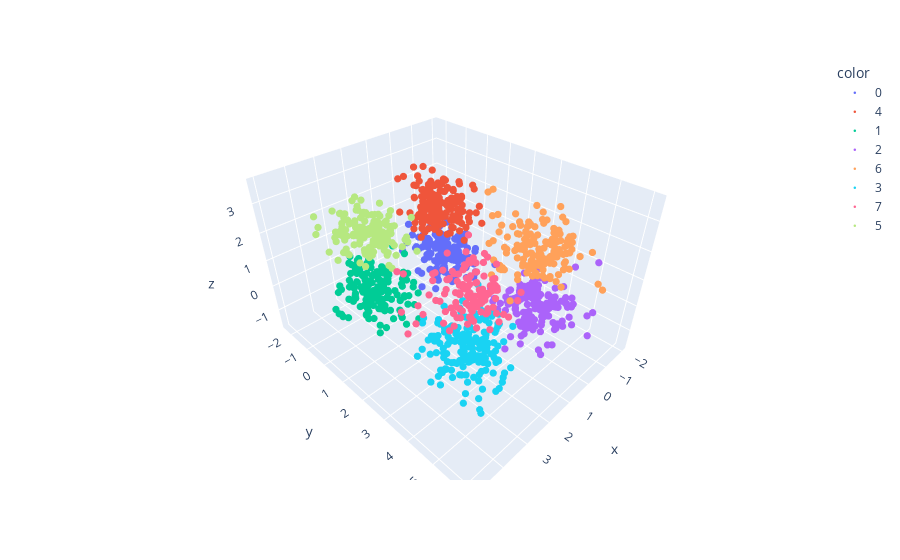

Here is the notebook cell this chart was saved with:
### Code cell
fig = px.scatter_3d(cube, x='x', y='y', z='z',
              color=np.array(new_labels_division_2).astype('str'))
fig.update_traces(mode='markers', marker_size=2.5)
fig.show()

### Figure 1 — Plotly figure (JSON) as saved in the notebook; plotly's stock layout.template omitted (floating-point values rounded to 4 significant figures; data arrays with more than 128 entries replaced by an {"elided": "..."} marker saying what was removed)
{"data": [{"hovertemplate": "color=0<br>x=%{x}<br>y=%{y}<br>z=%{z}<extra></extra>", "legendgroup": "0", "marker": {"color": "#636efa", "size": 2.5, "symbol": "circle"}, "mode": "markers", "name": "0", "scene": "scene", "showlegend": true, "type": "scatter3d", "x": {"elided": "142 float values"}, "y": {"elided": "142 float values"}, "z": {"elided": "142 float values"}}, {"hovertemplate": "color=4<br>x=%{x}<br>y=%{y}<br>z=%{z}<extra></extra>", "legendgroup": "4", "marker": {"color": "#EF553B", "size": 2.5, "symbol": "circle"}, "mode": "markers", "name": "4", "scene": "scene", "showlegend": true, "type": "scatter3d", "x": {"elided": "158 float values"}, "y": {"elided": "158 float values"}, "z": {"elided": "158 float values"}}, {"hovertemplate": "color=1<br>x=%{x}<br>y=%{y}<br>z=%{z}<extra></extra>", "legendgroup": "1", "marker": {"color": "#00cc96", "size": 2.5, "symbol": "circle"}, "mode": "markers", "name": "1", "scene": "scene", "showlegend": true, "type": "scatter3d", "x": {"elided": "159 float values"}, "y": {"elided": "159 float values"}, "z": {"elided": "159 float values"}}, {"hovertemplate": "color=2<br>x=%{x}<br>y=%{y}<br>z=%{z}<extra></extra>", "legendgroup": "2", "marker": {"color": "#ab63fa", "size": 2.5, "symbol": "circle"}, "mode": "markers", "name": "2", "scene": "scene", "showlegend": true, "type": "scatter3d", "x": {"elided": "155 float values"}, "y": {"elided": "155 float values"}, "z": {"elided": "155 float values"}}, {"hovertemplate": "color=6<br>x=%{x}<br>y=%{y}<br>z=%{z}<extra></extra>", "legendgroup": "6", "marker": {"color": "#FFA15A", "size": 2.5, "symbol": "circle"}, "mode": "markers", "name": "6", "scene": "scene", "showlegend": true, "type": "scatter3d", "x": {"elided": "150 float values"}, "y": {"elided": "150 float values"}, "z": {"elided": "150 float values"}}, {"hovertemplate": "color=3<br>x=%{x}<br>y=%{y}<br>z=%{z}<extra></extra>", "legendgroup": "3", "marker": {"color": "#19d3f3", "size": 2.5, "symbol": "circle"}, "mode": "markers", "name": "3", "scene": "scene", "showlegend": true, "type": "scatter3d", "x": {"elided": "171 float values"}, "y": {"elided": "171 float values"}, "z": {"elided": "171 float values"}}, {"hovertemplate": "color=7<br>x=%{x}<br>y=%{y}<br>z=%{z}<extra></extra>", "legendgroup": "7", "marker": {"color": "#FF6692", "size": 2.5, "symbol": "circle"}, "mode": "markers", "name": "7", "scene": "scene", "showlegend": true, "type": "scatter3d", "x": [2.915, 3.718, 2.99, 4.019, 3.099, 4.177, 3.009, 2.519, 2.177, 3.134, 3.428, 2.877, 3.166, 2.954, 2.684, 4.079, 2.525, 2.309, 2.096, 2.91, 3.03, 3.782, 2.413, 2.695, 2.837, 3.137, 2.572, 2.68, 2.627, 2.024, 3.44, 2.449, 3.167, 3.301, 2.695, 2.033, 2.975, 3.247, 3.987, 3.911, 3.033, 2.813, 3.763, 4.188, 3.309, 2.216, 2.606, 2.871, 3.016, 3.828, 3.36, 2.098, 3.765, 2.175, 3.242, 2.597, 3.239, 3.518, 2.918, 2.757, 3.343, 2.418, 3.115, 3.735, 2.266, 3.391, 3.531, 3.603, 2.961, 2.095, 3.156, 2.528, 2.73, 3.539, 3.201, 3.852, 2.638, 2.189, 3.373, 3.42, 3.615, 2.565, 2.092, 3.279, 3.232, 3.076, 3.046, 3.673, 3.188, 2.148, 3.717, 3.229, 2.791, 3.585, 2.902, 2.931, 2.534, 2.409, 2.41, 3.367, 2.907, 2.138, 2.971, 3.128, 3.572, 2.711, 2.765, 2.653, 3.339, 3.515, 2.648, 2.259, 4.76, 2.508, 3.443, 2.066, 4.996, 2.781, 2.622, 2.213, 2.864, 3.019, 2.741, 2.303, 2.236, 2.736], "y": [3.777, 3.11, 3.606, 2.585, 4.067, 3.353, 3.709, 4.091, 4.318, 4.284, 4.46, 4.392, 4.447, 4.484, 4.356, 4.682, 3.649, 2.799, 3.174, 4.638, 3.403, 5.45, 3.753, 4.713, 4.583, 4.389, 3.577, 3.239, 3.71, 3.305, 4.503, 4.298, 3.821, 4.443, 3.567, 3.005, 4.248, 4.254, 2.481, 3.816, 4.44, 4.841, 4.145, 3.478, 3.746, 4.241, 5.292, 4.317, 3.3, 3.495, 4.096, 3.956, 4.402, 3.296, 4.118, 4.482, 4.473, 4.235, 3.778, 4.594, 4.297, 3.401, 2.866, 3.783, 3.436, 4.41, 4.398, 4.366, 5.328, 3.751, 4.407, 4.207, 4.298, 3.804, 3.537, 4.025, 3.91, 4.286, 4.974, 4.366, 3.851, 4.349, 3.859, 4.167, 3.828, 4.356, 4.328, 4.195, 3.524, 3.816, 3.524, 4.407, 2.921, 4.131, 4.772, 4.821, 4.053, 3.486, 3.164, 4.45, 5.133, 3.781, 4.486, 3.891, 3.46, 4.103, 4.901, 4.617, 3.543, 4.82, 3.77, 5.122, 3.704, 3.853, 4.163, 3.095, 4.029, 4.393, 4.612, 3.823, 3.985, 4.333, 3.037, 4.338, 3.901, 4.306], "z": [1.316, 1.276, 1.547, 1.221, 2.358, 1.385, 2.532, 2.831, 1.899, 1.781, 2.195, 1.625, 3.049, 2.108, 1.998, 2.657, 1.914, 1.804, 3.054, 1.896, 2.25, 2.27, 2.601, 2.481, 1.699, 3.001, 1.746, 2.138, 2.18, 2.362, 2.608, 2.181, 2.449, 1.707, 1.961, 1.956, 2.107, 2.276, 2.478, 3.082, 2.445, 1.808, 1.39, 2.056, 1.631, 2.258, 2.35, 2.129, 2.148, 2.202, 1.838, 1.567, 1.978, 2.342, 2.416, 2.554, 1.584, 2.455, 2.654, 2.331, 2.116, 2.782, 1.944, 2.114, 2.392, 1.543, 3.405, 1.851, 2.07, 2.742, 1.985, 1.704, 1.972, 2.381, 2.384, 1.621, 1.548, 1.612, 2.207, 2.952, 1.752, 2.012, 2.68, 3.104, 2.13, 2.074, 1.959, 1.928, 2.356, 2.081, 2.805, 1.863, 2.147, 1.423, 2.884, 2.056, 1.475, 1.689, 1.311, 1.787, 2.005, 1.62, 2.041, 2.048, 1.865, 1.527, 1.535, 2.473, 1.995, 1.752, 1.603, 2.315, 3.422, 2.066, 2.654, 2.061, 2.007, 2.02, 2.304, 1.347, 2.543, 2.599, 2.723, 2.798, 1.53, 2.098]}, {"hovertemplate": "color=5<br>x=%{x}<br>y=%{y}<br>z=%{z}<extra></extra>", "legendgroup": "5", "marker": {"color": "#B6E880", "size": 2.5, "symbol": "circle"}, "mode": "markers", "name": "5", "scene": "scene", "showlegend": true, "type": "scatter3d", "x": {"elided": "139 float values"}, "y": {"elided": "139 float values"}, "z": {"elided": "139 float values"}}], "layout": {"legend": {"title": {"text": "color"}, "tracegroupgap": 0}, "margin": {"t": 60}, "scene": {"domain": {"x": [0, 1], "y": [0, 1]}, "xaxis": {"title": {"text": "x"}}, "yaxis": {"title": {"text": "y"}}, "zaxis": {"title": {"text": "z"}}}}}
